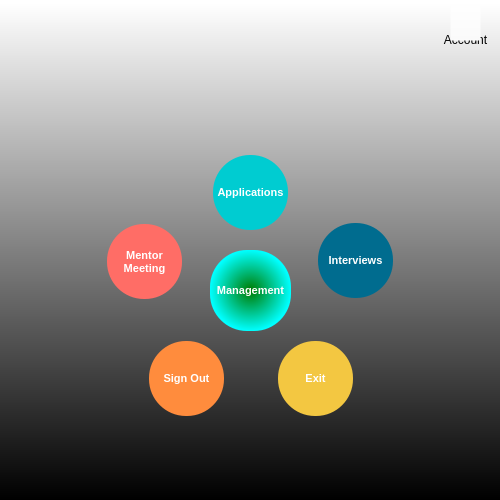
<?xml version="1.0" encoding="UTF-8"?>
<ui version="4.0">
 <class>FormUserMenu</class>
 <widget class="QWidget" name="FormUserMenu">
  <property name="geometry">
   <rect>
    <x>0</x>
    <y>0</y>
    <width>500</width>
    <height>500</height>
   </rect>
  </property>
  <property name="minimumSize">
   <size>
    <width>500</width>
    <height>500</height>
   </size>
  </property>
  <property name="maximumSize">
   <size>
    <width>500</width>
    <height>500</height>
   </size>
  </property>
  <property name="windowTitle">
   <string>USER MENU</string>
  </property>
  <property name="windowIcon">
   <iconset>
    <normaloff>pictures/werhere_icon.png</normaloff>pictures/werhere_icon.png</iconset>
  </property>
  <property name="styleSheet">
   <string notr="true">background-color: qlineargradient(spread:pad, x1:0.499773, y1:1, x2:0.5, y2:0.00568182, stop:0 rgba(0, 0, 0, 255), stop:1 rgba(255, 255, 255, 255));</string>
  </property>
  <widget class="QLabel" name="labelLogo">
   <property name="geometry">
    <rect>
     <x>120</x>
     <y>20</y>
     <width>261</width>
     <height>101</height>
    </rect>
   </property>
   <property name="font">
    <font>
     <family>Arial</family>
     <pointsize>8</pointsize>
     <bold>true</bold>
    </font>
   </property>
   <property name="styleSheet">
    <string notr="true">background-color: rgba(0, 0, 0,0%);</string>
   </property>
   <property name="text">
    <string/>
   </property>
   <property name="pixmap">
    <pixmap>pictures/werhere_logo.ico</pixmap>
   </property>
  </widget>
  <widget class="QLabel" name="labelPicMenu">
   <property name="geometry">
    <rect>
     <x>80</x>
     <y>130</y>
     <width>341</width>
     <height>311</height>
    </rect>
   </property>
   <property name="font">
    <font>
     <family>Arial</family>
     <pointsize>8</pointsize>
     <bold>true</bold>
    </font>
   </property>
   <property name="styleSheet">
    <string notr="true">background-color: rgba(0, 0, 0,0%);</string>
   </property>
   <property name="text">
    <string/>
   </property>
   <property name="pixmap">
    <pixmap>pictures/user_loop.png</pixmap>
   </property>
   <property name="scaledContents">
    <bool>true</bool>
   </property>
  </widget>
  <widget class="QPushButton" name="pushButtonApplications">
   <property name="geometry">
    <rect>
     <x>213</x>
     <y>155</y>
     <width>75</width>
     <height>75</height>
    </rect>
   </property>
   <property name="minimumSize">
    <size>
     <width>75</width>
     <height>75</height>
    </size>
   </property>
   <property name="maximumSize">
    <size>
     <width>75</width>
     <height>75</height>
    </size>
   </property>
   <property name="font">
    <font>
     <family>Arial</family>
     <pointsize>8</pointsize>
     <bold>true</bold>
    </font>
   </property>
   <property name="styleSheet">
    <string notr="true">QPushButton{
	border-radius : 37px;
	
	background-color: rgb(0, 204, 209);
	color: rgb(255, 255, 255);
}
QPushButton:hover{
	
	
	background-color: rgb(0, 251, 255);
}
</string>
   </property>
   <property name="text">
    <string>Applications</string>
   </property>
  </widget>
  <widget class="QPushButton" name="pushButtonInterviews">
   <property name="geometry">
    <rect>
     <x>318</x>
     <y>223</y>
     <width>75</width>
     <height>75</height>
    </rect>
   </property>
   <property name="minimumSize">
    <size>
     <width>75</width>
     <height>75</height>
    </size>
   </property>
   <property name="maximumSize">
    <size>
     <width>75</width>
     <height>75</height>
    </size>
   </property>
   <property name="font">
    <font>
     <family>Arial</family>
     <pointsize>8</pointsize>
     <bold>true</bold>
    </font>
   </property>
   <property name="styleSheet">
    <string notr="true">QPushButton{
	border-radius : 37px;
	background-color: rgb(0, 108, 143);
	color: rgb(255, 255, 255);
}
QPushButton:hover{
	
	background-color: rgb(0, 196, 255);
}
</string>
   </property>
   <property name="text">
    <string>Interviews</string>
   </property>
  </widget>
  <widget class="QPushButton" name="pushButtonExit">
   <property name="geometry">
    <rect>
     <x>278</x>
     <y>341</y>
     <width>75</width>
     <height>75</height>
    </rect>
   </property>
   <property name="minimumSize">
    <size>
     <width>75</width>
     <height>75</height>
    </size>
   </property>
   <property name="maximumSize">
    <size>
     <width>75</width>
     <height>75</height>
    </size>
   </property>
   <property name="font">
    <font>
     <family>Arial</family>
     <pointsize>8</pointsize>
     <bold>true</bold>
    </font>
   </property>
   <property name="styleSheet">
    <string notr="true">QPushButton{
	border-radius : 37px;
	background-color: rgb(243, 199, 65);
	color: rgb(255, 255, 255);
}
QPushButton:hover{
	
	background-color: rgb(162, 132, 43);
}
</string>
   </property>
   <property name="text">
    <string>Exit</string>
   </property>
  </widget>
  <widget class="QPushButton" name="pushButtonSignOut">
   <property name="geometry">
    <rect>
     <x>149</x>
     <y>341</y>
     <width>75</width>
     <height>75</height>
    </rect>
   </property>
   <property name="minimumSize">
    <size>
     <width>75</width>
     <height>75</height>
    </size>
   </property>
   <property name="maximumSize">
    <size>
     <width>75</width>
     <height>75</height>
    </size>
   </property>
   <property name="font">
    <font>
     <family>Arial</family>
     <pointsize>8</pointsize>
     <bold>true</bold>
    </font>
   </property>
   <property name="styleSheet">
    <string notr="true">QPushButton{
	border-radius : 37px;
	background-color: rgb(255, 140, 61);
	color: rgb(255, 255, 255);
}
QPushButton:hover{
	
	background-color: rgb(170, 92, 41);
}
</string>
   </property>
   <property name="text">
    <string>Sign Out</string>
   </property>
  </widget>
  <widget class="QPushButton" name="pushButtonMentorMeeting">
   <property name="geometry">
    <rect>
     <x>107</x>
     <y>224</y>
     <width>75</width>
     <height>75</height>
    </rect>
   </property>
   <property name="minimumSize">
    <size>
     <width>75</width>
     <height>75</height>
    </size>
   </property>
   <property name="maximumSize">
    <size>
     <width>75</width>
     <height>75</height>
    </size>
   </property>
   <property name="font">
    <font>
     <family>Arial</family>
     <pointsize>8</pointsize>
     <bold>true</bold>
    </font>
   </property>
   <property name="styleSheet">
    <string notr="true">QPushButton{
	border-radius : 37px;
	background-color: rgb(255, 109, 102);
	color: rgb(255, 255, 255);
}
QPushButton:hover{
	background-color: rgb(173, 73, 69);
}
</string>
   </property>
   <property name="text">
    <string>Mentor
Meeting</string>
   </property>
  </widget>
  <widget class="QLabel" name="labelUsers">
   <property name="geometry">
    <rect>
     <x>200</x>
     <y>245</y>
     <width>100</width>
     <height>100</height>
    </rect>
   </property>
   <property name="minimumSize">
    <size>
     <width>100</width>
     <height>100</height>
    </size>
   </property>
   <property name="maximumSize">
    <size>
     <width>100</width>
     <height>100</height>
    </size>
   </property>
   <property name="font">
    <font>
     <family>Arial</family>
     <pointsize>8</pointsize>
     <bold>true</bold>
    </font>
   </property>
   <property name="styleSheet">
    <string notr="true">background-color: rgba(0, 0, 0,0%);</string>
   </property>
   <property name="text">
    <string/>
   </property>
   <property name="pixmap">
    <pixmap>pictures/user_icon.png</pixmap>
   </property>
   <property name="scaledContents">
    <bool>true</bool>
   </property>
  </widget>
  <widget class="QFrame" name="frameCurrentUser">
   <property name="geometry">
    <rect>
     <x>430</x>
     <y>0</y>
     <width>71</width>
     <height>51</height>
    </rect>
   </property>
   <property name="styleSheet">
    <string notr="true">background-color: rgba(0, 0, 0, 0);</string>
   </property>
   <property name="frameShape">
    <enum>QFrame::StyledPanel</enum>
   </property>
   <property name="frameShadow">
    <enum>QFrame::Raised</enum>
   </property>
   <widget class="QLabel" name="labelCurrentUserPic">
    <property name="geometry">
     <rect>
      <x>20</x>
      <y>0</y>
      <width>31</width>
      <height>31</height>
     </rect>
    </property>
    <property name="layoutDirection">
     <enum>Qt::LeftToRight</enum>
    </property>
    <property name="pixmap">
     <pixmap>pictures/werhere_icon.png</pixmap>
    </property>
   </widget>
   <widget class="QLabel" name="labelCurrentUser">
    <property name="geometry">
     <rect>
      <x>10</x>
      <y>30</y>
      <width>51</width>
      <height>20</height>
     </rect>
    </property>
    <property name="text">
     <string>Account</string>
    </property>
    <property name="alignment">
     <set>Qt::AlignCenter</set>
    </property>
   </widget>
   <widget class="QToolButton" name="toolButtonAccount">
    <property name="geometry">
     <rect>
      <x>20</x>
      <y>0</y>
      <width>31</width>
      <height>41</height>
     </rect>
    </property>
    <property name="styleSheet">
     <string notr="true">background-color: rgba(255, 255, 255, 0);
background-image:/src_/werhere_icon.png;</string>
    </property>
    <property name="text">
     <string/>
    </property>
    <property name="toolButtonStyle">
     <enum>Qt::ToolButtonFollowStyle</enum>
    </property>
   </widget>
  </widget>
  <widget class="QPushButton" name="pushButtonManagement">
   <property name="geometry">
    <rect>
     <x>210</x>
     <y>250</y>
     <width>81</width>
     <height>81</height>
    </rect>
   </property>
   <property name="minimumSize">
    <size>
     <width>81</width>
     <height>81</height>
    </size>
   </property>
   <property name="maximumSize">
    <size>
     <width>81</width>
     <height>81</height>
    </size>
   </property>
   <property name="font">
    <font>
     <family>Arial</family>
     <pointsize>8</pointsize>
     <bold>true</bold>
    </font>
   </property>
   <property name="styleSheet">
    <string notr="true">QPushButton{
	border-radius : 37px;
	background-color: qradialgradient(spread:pad, cx:0.5, cy:0.5, radius:0.5, fx:0.5, fy:0.5, stop:0 rgba(0, 123, 0, 255), stop:1 rgba(0, 255, 255, 255));
	color: rgb(255, 255, 255);
}
QPushButton:hover{
	
	background-color: rgb(0, 170, 28);
}
</string>
   </property>
   <property name="text">
    <string>Management</string>
   </property>
  </widget>
  <zorder>labelPicMenu</zorder>
  <zorder>labelUsers</zorder>
  <zorder>pushButtonManagement</zorder>
  <zorder>labelLogo</zorder>
  <zorder>pushButtonApplications</zorder>
  <zorder>pushButtonInterviews</zorder>
  <zorder>pushButtonExit</zorder>
  <zorder>pushButtonSignOut</zorder>
  <zorder>pushButtonMentorMeeting</zorder>
  <zorder>frameCurrentUser</zorder>
 </widget>
 <tabstops>
  <tabstop>pushButtonExit</tabstop>
  <tabstop>pushButtonSignOut</tabstop>
  <tabstop>pushButtonMentorMeeting</tabstop>
  <tabstop>pushButtonApplications</tabstop>
  <tabstop>pushButtonInterviews</tabstop>
 </tabstops>
 <resources/>
 <connections/>
</ui>
